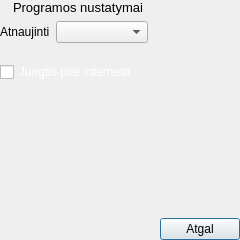
<?xml version="1.0" encoding="UTF-8"?>
<ui version="4.0">
 <class>Settings</class>
 <widget class="QDialog" name="Settings">
  <property name="windowModality">
   <enum>Qt::ApplicationModal</enum>
  </property>
  <property name="geometry">
   <rect>
    <x>0</x>
    <y>0</y>
    <width>240</width>
    <height>240</height>
   </rect>
  </property>
  <property name="sizePolicy">
   <sizepolicy hsizetype="Expanding" vsizetype="Expanding">
    <horstretch>0</horstretch>
    <verstretch>0</verstretch>
   </sizepolicy>
  </property>
  <property name="windowTitle">
   <string>Nustatymai</string>
  </property>
  <property name="windowIcon">
   <iconset resource="Images.qrc">
    <normaloff>:/images/bok_title.png</normaloff>:/images/bok_title.png</iconset>
  </property>
  <layout class="QVBoxLayout" name="verticalLayout" stretch="0,1,1,0,10,1">
   <property name="margin">
    <number>0</number>
   </property>
   <item>
    <widget class="QLabel" name="header">
     <property name="palette">
      <palette>
       <active>
        <colorrole role="Text">
         <brush brushstyle="SolidPattern">
          <color alpha="255">
           <red>255</red>
           <green>255</green>
           <blue>255</blue>
          </color>
         </brush>
        </colorrole>
       </active>
       <inactive>
        <colorrole role="Text">
         <brush brushstyle="SolidPattern">
          <color alpha="255">
           <red>255</red>
           <green>255</green>
           <blue>255</blue>
          </color>
         </brush>
        </colorrole>
       </inactive>
       <disabled>
        <colorrole role="Text">
         <brush brushstyle="SolidPattern">
          <color alpha="255">
           <red>106</red>
           <green>104</green>
           <blue>100</blue>
          </color>
         </brush>
        </colorrole>
       </disabled>
      </palette>
     </property>
     <property name="font">
      <font>
       <pointsize>10</pointsize>
      </font>
     </property>
     <property name="styleSheet">
      <string notr="true">#header{
border-image:url(:/images/lucky.png);
padding-left:10px;
}</string>
     </property>
     <property name="text">
      <string>Programos nustatymai</string>
     </property>
    </widget>
   </item>
   <item>
    <layout class="QHBoxLayout" name="horizontalLayout_2" stretch="0,5,5">
     <item>
      <widget class="QLabel" name="label">
       <property name="palette">
        <palette>
         <active>
          <colorrole role="Text">
           <brush brushstyle="SolidPattern">
            <color alpha="255">
             <red>255</red>
             <green>255</green>
             <blue>255</blue>
            </color>
           </brush>
          </colorrole>
         </active>
         <inactive>
          <colorrole role="Text">
           <brush brushstyle="SolidPattern">
            <color alpha="255">
             <red>255</red>
             <green>255</green>
             <blue>255</blue>
            </color>
           </brush>
          </colorrole>
         </inactive>
         <disabled>
          <colorrole role="Text">
           <brush brushstyle="SolidPattern">
            <color alpha="255">
             <red>106</red>
             <green>104</green>
             <blue>100</blue>
            </color>
           </brush>
          </colorrole>
         </disabled>
        </palette>
       </property>
       <property name="text">
        <string>Atnaujinti</string>
       </property>
      </widget>
     </item>
     <item>
      <widget class="QComboBox" name="comboUpdateFrequency"/>
     </item>
     <item>
      <spacer name="horizontalSpacer_2">
       <property name="orientation">
        <enum>Qt::Horizontal</enum>
       </property>
       <property name="sizeHint" stdset="0">
        <size>
         <width>40</width>
         <height>20</height>
        </size>
       </property>
      </spacer>
     </item>
    </layout>
   </item>
   <item>
    <spacer name="verticalSpacer_2">
     <property name="orientation">
      <enum>Qt::Vertical</enum>
     </property>
     <property name="sizeHint" stdset="0">
      <size>
       <width>20</width>
       <height>40</height>
      </size>
     </property>
    </spacer>
   </item>
   <item>
    <widget class="QCheckBox" name="cbEnableInternet">
     <property name="palette">
      <palette>
       <active>
        <colorrole role="WindowText">
         <brush brushstyle="SolidPattern">
          <color alpha="255">
           <red>255</red>
           <green>255</green>
           <blue>255</blue>
          </color>
         </brush>
        </colorrole>
        <colorrole role="Text">
         <brush brushstyle="SolidPattern">
          <color alpha="255">
           <red>255</red>
           <green>255</green>
           <blue>255</blue>
          </color>
         </brush>
        </colorrole>
        <colorrole role="ButtonText">
         <brush brushstyle="SolidPattern">
          <color alpha="255">
           <red>255</red>
           <green>255</green>
           <blue>255</blue>
          </color>
         </brush>
        </colorrole>
       </active>
       <inactive>
        <colorrole role="WindowText">
         <brush brushstyle="SolidPattern">
          <color alpha="255">
           <red>255</red>
           <green>255</green>
           <blue>255</blue>
          </color>
         </brush>
        </colorrole>
        <colorrole role="Text">
         <brush brushstyle="SolidPattern">
          <color alpha="255">
           <red>255</red>
           <green>255</green>
           <blue>255</blue>
          </color>
         </brush>
        </colorrole>
        <colorrole role="ButtonText">
         <brush brushstyle="SolidPattern">
          <color alpha="255">
           <red>255</red>
           <green>255</green>
           <blue>255</blue>
          </color>
         </brush>
        </colorrole>
       </inactive>
       <disabled>
        <colorrole role="WindowText">
         <brush brushstyle="SolidPattern">
          <color alpha="255">
           <red>106</red>
           <green>104</green>
           <blue>100</blue>
          </color>
         </brush>
        </colorrole>
        <colorrole role="Text">
         <brush brushstyle="SolidPattern">
          <color alpha="255">
           <red>106</red>
           <green>104</green>
           <blue>100</blue>
          </color>
         </brush>
        </colorrole>
        <colorrole role="ButtonText">
         <brush brushstyle="SolidPattern">
          <color alpha="255">
           <red>106</red>
           <green>104</green>
           <blue>100</blue>
          </color>
         </brush>
        </colorrole>
       </disabled>
      </palette>
     </property>
     <property name="text">
      <string>Jungtis prie interneto</string>
     </property>
    </widget>
   </item>
   <item>
    <spacer name="verticalSpacer">
     <property name="orientation">
      <enum>Qt::Vertical</enum>
     </property>
     <property name="sizeHint" stdset="0">
      <size>
       <width>20</width>
       <height>40</height>
      </size>
     </property>
    </spacer>
   </item>
   <item>
    <layout class="QHBoxLayout" name="horizontalLayout" stretch="8,4">
     <item>
      <spacer name="horizontalSpacer">
       <property name="orientation">
        <enum>Qt::Horizontal</enum>
       </property>
       <property name="sizeHint" stdset="0">
        <size>
         <width>40</width>
         <height>20</height>
        </size>
       </property>
      </spacer>
     </item>
     <item>
      <widget class="QPushButton" name="btnBack">
       <property name="sizePolicy">
        <sizepolicy hsizetype="Minimum" vsizetype="Minimum">
         <horstretch>0</horstretch>
         <verstretch>10</verstretch>
        </sizepolicy>
       </property>
       <property name="styleSheet">
        <string notr="true">#btnBack{
border-image:url(:/images/batonas.png);
}</string>
       </property>
       <property name="text">
        <string>Atgal</string>
       </property>
      </widget>
     </item>
    </layout>
   </item>
  </layout>
 </widget>
 <resources>
  <include location="Images.qrc"/>
 </resources>
 <connections/>
</ui>
